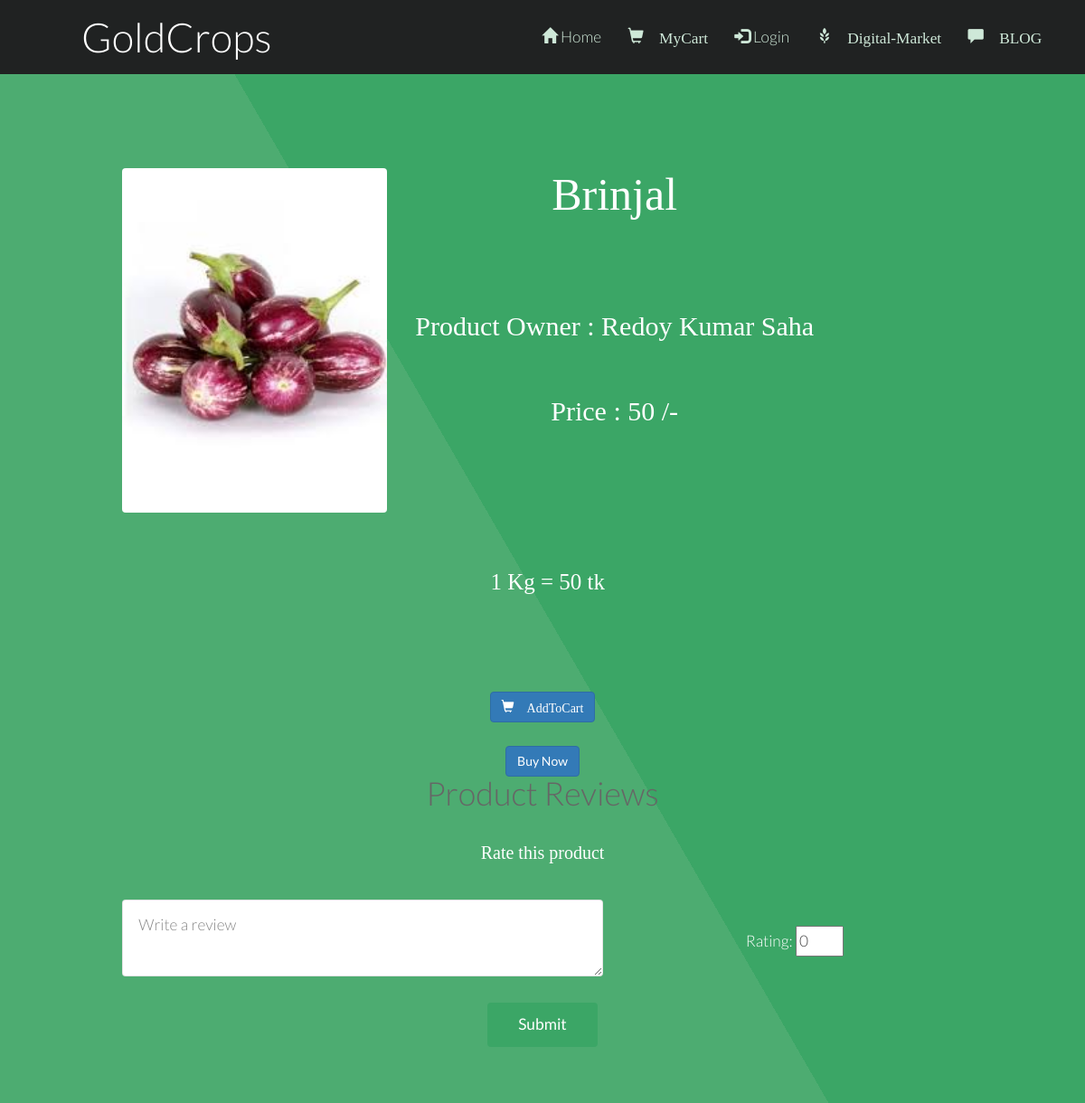
Screenshot of /review.php?pid=38 with the database file from the repository.
### tables this page shows
CREATE TABLE `fproduct` (
  `fid` int(255) NOT NULL,
  `pid` int(255) NOT NULL,
  `product` varchar(255) NOT NULL,
  `pcat` varchar(255) NOT NULL,
  `pinfo` varchar(255) NOT NULL,
  `price` float NOT NULL,
  `pimage` varchar(255) NOT NULL DEFAULT 'blank.png',
  `picStatus` int(10) NOT NULL DEFAULT 0
);

CREATE TABLE `farmer` (
  `fid` int(255) NOT NULL,
  `fname` varchar(255) NOT NULL,
  `fusername` varchar(255) NOT NULL,
  `fpassword` varchar(255) NOT NULL,
  `fhash` varchar(255) NOT NULL,
  `femail` varchar(255) NOT NULL,
  `fmobile` varchar(255) NOT NULL,
  `faddress` text NOT NULL,
  `factive` int(255) NOT NULL DEFAULT 0,
  `frating` int(11) NOT NULL DEFAULT 0,
  `picExt` varchar(255) NOT NULL DEFAULT 'png',
  `picStatus` int(10) NOT NULL DEFAULT 0
);

### review.php (the view, shortened to what this page needs)
<?php
	require 'db.php';
	$pid = $_GET['pid'];
?>
<!DOCTYPE html>
<html>
<head>
		<link href="bootstrap\css\bootstrap.min.css" rel="stylesheet">
		<link rel="stylesheet" href="Blog/commentBox.css" />
</head>
<body>
				<?php
					require 'menu.php';
					$sql="SELECT * FROM fproduct WHERE pid = '$pid'";
					$result = mysqli_query($conn, $sql);
					$row = mysqli_fetch_assoc($result);
					$fid = $row['fid'];
					$sql = "SELECT * FROM farmer WHERE fid = '$fid'";
					$result = mysqli_query($conn, $sql);
					$frow = mysqli_fetch_assoc($result);
					$picDestination = "images/productImages/".$row['pimage'];
					?>
				<section id="main" class="wrapper style1 align-center">
						<div class="container">
							<div class="row">
								<div class="col-sm-4">
									<img class="image fit" src="<?php echo $picDestination.'';?>" alt="" />
								</div>
								<div class="col-12 col-sm-6">
									<p style="font: 50px Times new roman;"><?= $row['product']; ?></p>
									<p style="font: 30px Times new roman;">Product Owner : <?= $frow['fname']; ?></p>
									<p style="font: 30px Times new roman;">Price : <?= $row['price'].' /-'; ?></p>
								</div>
							</div><br />
							<div class="row">
								<div class="col-12 col-sm-12" style="font: 25px Times new roman;">
									<?= $row['pinfo']; ?>
								</div>
							</div>
						</div>
						<br /><br />
						<div class="12u$">
                            <center>
                                <div class="row uniform">
                                    <div class="6u 12u$(large)">
                                        <a href="myCart.php?flag=1&pid=<?= $pid; ?>" class="btn btn-primary" style="text-decoration: none;"><span class="glyphicon glyphicon-shopping-cart"> AddToCart</a>
                                    </div>
                                    <div class="6u 12u$(large)">
                                        <a href="buyNow.php?pid=<?= $pid; ?>" class="btn btn-primary" style="text-decoration: none;">Buy Now</a>
                                    </div>
                                </div>
                            </center>
                        </div>
					<div class="container">
						<h1>Product Reviews</h1>
					<div class="row">
						<div class="col-0 col-sm-3"></div>
						<div class="col-12 col-sm-6">
					</div>
				</div>
			</div>
			<div class="container">
				<p style="font: 20px Times new roman; align: left;">Rate this product</p>
				<form method="POST" action="reviewInput.php?pid=<?= $pid; ?>">
					<div class="row">
						<div class="col-sm-7">
							<textarea style="background-color:white;color: black;" cols="5" name="comment" placeholder="Write a review"></textarea>
						</div>
						<div class="col-sm-5">
							<br />
							Rating: <input type="number" min="0" max="10" name="rating" value="0"/>
						</div>
					</div>
					<div class="row">
						<div class="col-sm-12">
							<br />
							<input type="submit" />
						</div>
					</div>
				</form>
			</div>
	</body>
	</html>

### css/style.css (style rules this page uses)
body { background: #fff; }
body, input, select, textarea { color: #444; font-family: "Lato", Helvetica, sans-serif; font-size: 15pt; font-weight: 300; line-height: 1.65em; }
a { color: #4dac71; text-decoration: underline; }
p { margin: 0 0 2em 0; }
h1, h2, h3, h4, h5, h6 { color: #666; font-weight: 300; line-height: 1em; margin: 0 0 1em 0; }
.align-center { text-align: center; }
form { margin: 0 0 2em 0; }
input[type="text"], input[type="password"], input[type="email"], select, textarea { -moz-appearance: none; -webkit-appearance: none; -o-appearance: none; -ms-appearance: none; appearance: none; background: rgba(144, 144, 144, 0.075); border-radius: 4px; border: none; border: solid 1px rgba(144, 144, 144, 0.25); color: inherit; display: block; outline: 0; padding: 0 1em; text-decoration: none; width: 100%; }
textarea { padding: 0.75em 1em; }
.image { border-radius: 4px; border: 0; display: inline-block; position: relative; }
.image.fit { display: block; margin: 0 0 2em 0; width: 100%; }
input[type="submit"], input[type="reset"], input[type="button"], .button { -moz-appearance: none; -webkit-appearance: none; -o-appearance: none; -ms-appearance: none; appearance: none; -moz-transition: background-color 0.2s ease-in-out, color 0.2s ease-in-out; -webkit-transition: background-color 0.2s ease-in-out, color 0.2s ease-in-out; -o-transition: background-color 0.2s ease-in-out, color 0.2s ease-in-out; -ms-transition: background-color 0.2s ease-in-out, color 0.2s ease-in-out; transition: background-color 0.2s ease-in-out, color 0.2s ease-in-out; background-color: #3ba666; border-radius: 4px; border: 0; color: #ffffff !important; cursor: pointer; display: inline-block; font-weight: 400; height: 2.85em; line-height: 2.8em; padding: 0 2em; text-align: center; text-decoration: none; white-space: nowrap; }
.wrapper { padding: 6em 0em 4em; }
.wrapper.style1 { background-color: #3ba666; -moz-background-image: linear-gradient(60deg, #4dac71 50%, #3ba666 50%); -webkit-background-image: linear-gradient(60deg, #4dac71 50%, #3ba666 50%); -o-background-image: linear-gradient(60deg, #4dac71 50%, #3ba666 50%); -ms-background-image: linear-gradient(60deg, #4dac71 50%, #3ba666 50%); background-image: linear-gradient(60deg, #4dac71 50%, #3ba666 50%); color: #ffffff; }

### css/style-xlarge.css (style rules this page uses)
body, input, select, textarea { font-size: 13pt; }

### css/style-large.css (style rules this page uses)
body, input, select, textarea { font-size: 13pt; }

### rows the page displays
fproduct: pimage (picture), product "Brinjal", price "50", pinfo "1 Kg = 50 tk"
farmer: fname "Redoy Kumar Saha"

### other values shown
$loginProfile "Login"
